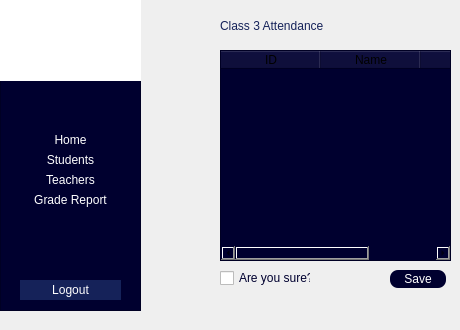
    <widget class="QWidget" name="page_3_Attendance">
     <widget class="QFrame" name="frame_21">
      <property name="geometry">
       <rect>
        <x>0</x>
        <y>-10</y>
        <width>141</width>
        <height>321</height>
       </rect>
      </property>
      <property name="styleSheet">
       <string notr="true">background-color: rgb(0, 0, 47);</string>
      </property>
      <property name="frameShape">
       <enum>QFrame::Shape::StyledPanel</enum>
      </property>
      <property name="frameShadow">
       <enum>QFrame::Shadow::Raised</enum>
      </property>
      <widget class="QPushButton" name="pushButton_64">
       <property name="geometry">
        <rect>
         <x>20</x>
         <y>140</y>
         <width>101</width>
         <height>20</height>
        </rect>
       </property>
       <property name="styleSheet">
        <string notr="true">border-radius:0px;
color:white;
font: 700 10pt &quot;Calibri&quot;;
</string>
       </property>
       <property name="text">
        <string>Home</string>
       </property>
      </widget>
      <widget class="QPushButton" name="pushButton_65">
       <property name="geometry">
        <rect>
         <x>20</x>
         <y>200</y>
         <width>101</width>
         <height>20</height>
        </rect>
       </property>
       <property name="styleSheet">
        <string notr="true">border-radius:0px;
color:white;
font: 700 10pt &quot;Calibri&quot;;
</string>
       </property>
       <property name="text">
        <string>Grade Report</string>
       </property>
      </widget>
      <widget class="QPushButton" name="pushButton_66">
       <property name="geometry">
        <rect>
         <x>20</x>
         <y>290</y>
         <width>101</width>
         <height>20</height>
        </rect>
       </property>
       <property name="styleSheet">
        <string notr="true">background-color: rgb(21, 34, 89,255);
color:white;
font: 700 10pt &quot;Calibri&quot;;
border-color: rgb(21, 34, 89);
border-radius:0;
border-style:none;</string>
       </property>
       <property name="text">
        <string>Logout</string>
       </property>
      </widget>
      <widget class="QLabel" name="label_56">
       <property name="geometry">
        <rect>
         <x>0</x>
         <y>0</y>
         <width>141</width>
         <height>91</height>
        </rect>
       </property>
       <property name="styleSheet">
        <string notr="true">background-color: rgb(255, 255, 255);</string>
       </property>
       <property name="text">
        <string/>
       </property>
       <property name="pixmap">
        <pixmap resource="school-logo.qrc">:/school-logo/new/prefix1/images/School Logo.jpeg</pixmap>
       </property>
       <property name="scaledContents">
        <bool>true</bool>
       </property>
      </widget>
      <widget class="QPushButton" name="pushButton_67">
       <property name="geometry">
        <rect>
         <x>20</x>
         <y>160</y>
         <width>101</width>
         <height>20</height>
        </rect>
       </property>
       <property name="styleSheet">
        <string notr="true">border-radius:0px;
color:white;
font: 700 10pt &quot;Calibri&quot;;
</string>
       </property>
       <property name="text">
        <string>Students</string>
       </property>
      </widget>
      <widget class="QPushButton" name="pushButton_68">
       <property name="geometry">
        <rect>
         <x>20</x>
         <y>180</y>
         <width>101</width>
         <height>20</height>
        </rect>
       </property>
       <property name="styleSheet">
        <string notr="true">border-radius:0px;
color:white;
font: 700 10pt &quot;Calibri&quot;;
</string>
       </property>
       <property name="text">
        <string>Teachers</string>
       </property>
      </widget>
     </widget>
     <widget class="QLabel" name="label_21">
      <property name="geometry">
       <rect>
        <x>220</x>
        <y>10</y>
        <width>231</width>
        <height>31</height>
       </rect>
      </property>
      <property name="styleSheet">
       <string notr="true">color:rgba(21,34,89,255);
font: 700 20pt &quot;Calibri&quot;;
border-width:0px;
border-style:none;
qproperty-alignment:AlignCenter;</string>
      </property>
      <property name="text">
       <string>Class 3 Attendance</string>
      </property>
     </widget>
     <widget class="QTableWidget" name="tableWidget_6">
      <property name="geometry">
       <rect>
        <x>220</x>
        <y>50</y>
        <width>231</width>
        <height>211</height>
       </rect>
      </property>
      <property name="styleSheet">
       <string notr="true">background-color: rgb(0, 0, 47);</string>
      </property>
      <column>
       <property name="text">
        <string>ID</string>
       </property>
      </column>
      <column>
       <property name="text">
        <string>Name</string>
       </property>
      </column>
      <column>
       <property name="text">
        <string>Present</string>
       </property>
      </column>
     </widget>
     <widget class="QCheckBox" name="checkBox_3">
      <property name="geometry">
       <rect>
        <x>220</x>
        <y>270</y>
        <width>91</width>
        <height>16</height>
       </rect>
      </property>
      <property name="styleSheet">
       <string notr="true">font: 700 11pt &quot;Calibri&quot;;
color: rgb(0, 0, 47);
qproperty-alignment:AlignCenter;</string>
      </property>
      <property name="text">
       <string>Are you sure?</string>
      </property>
     </widget>
     <widget class="QPushButton" name="pushButton_69">
      <property name="geometry">
       <rect>
        <x>390</x>
        <y>270</y>
        <width>56</width>
        <height>18</height>
       </rect>
      </property>
      <property name="styleSheet">
       <string notr="true">background-color: rgb(0, 0, 47);
color: rgb(255, 255, 255);
border-radius:8px;
font: 700 11pt &quot;Calibri&quot;;</string>
      </property>
      <property name="text">
       <string>Save</string>
      </property>
     </widget>
    </widget>
